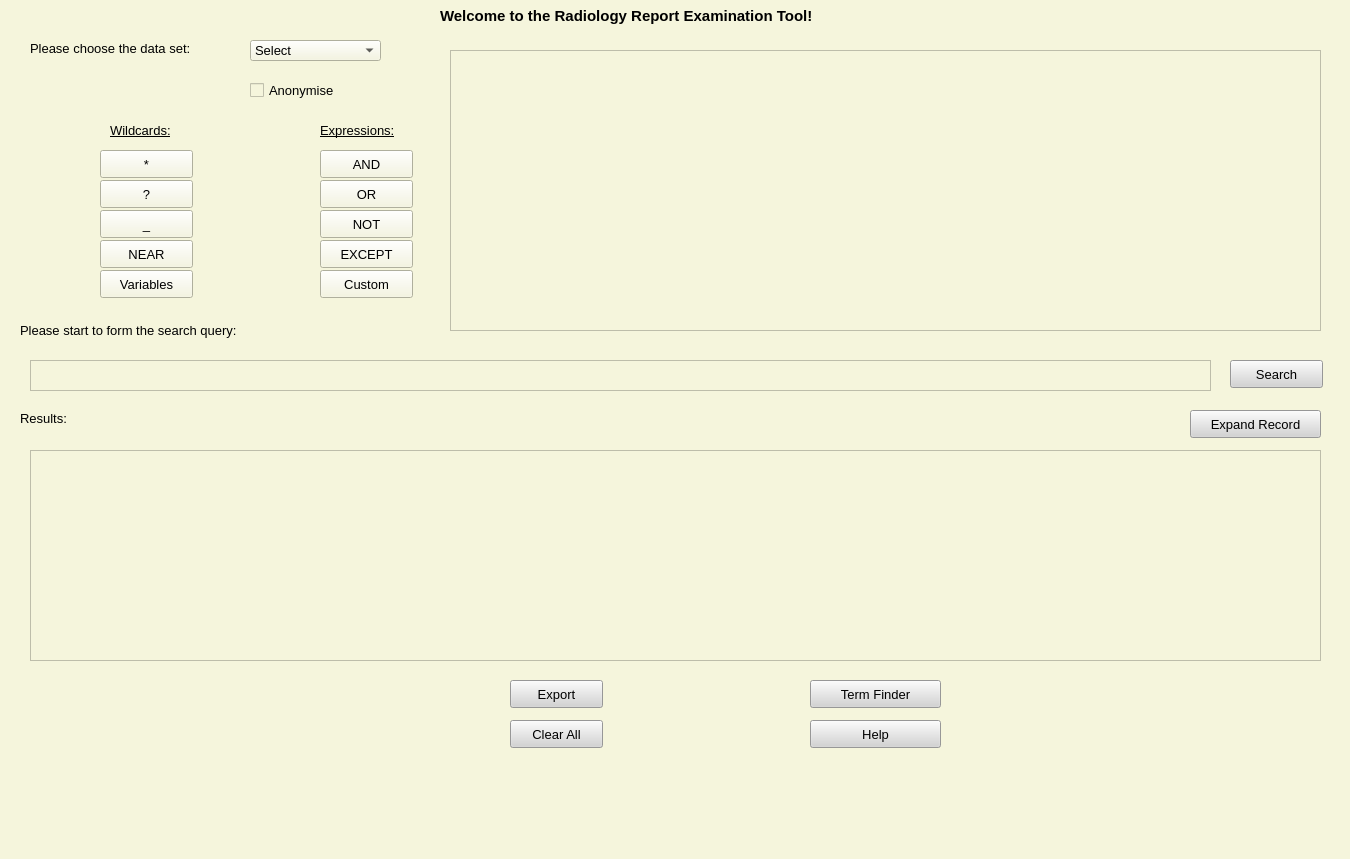
<?xml version="1.0" encoding="UTF-8"?>
<ui version="4.0">
 <class>MainWindow</class>
 <widget class="QMainWindow" name="MainWindow">
  <property name="geometry">
   <rect>
    <x>0</x>
    <y>0</y>
    <width>1350</width>
    <height>859</height>
   </rect>
  </property>
  <property name="windowTitle">
   <string>MainWindow</string>
  </property>
  <property name="layoutDirection">
   <enum>Qt::LeftToRight</enum>
  </property>
  <property name="styleSheet">
   <string notr="true">background-color: beige;</string>
  </property>
  <widget class="QWidget" name="centralwidget">
   <widget class="QPushButton" name="but_manual">
    <property name="geometry">
     <rect>
      <x>1230</x>
      <y>360</y>
      <width>93</width>
      <height>28</height>
     </rect>
    </property>
    <property name="font">
     <font>
      <pointsize>10</pointsize>
     </font>
    </property>
    <property name="layoutDirection">
     <enum>Qt::RightToLeft</enum>
    </property>
    <property name="styleSheet">
     <string notr="true">background-color: lightgrey;</string>
    </property>
    <property name="text">
     <string>Search</string>
    </property>
   </widget>
   <widget class="QLabel" name="lab_dataset">
    <property name="geometry">
     <rect>
      <x>30</x>
      <y>40</y>
      <width>211</width>
      <height>16</height>
     </rect>
    </property>
    <property name="font">
     <font>
      <pointsize>10</pointsize>
     </font>
    </property>
    <property name="text">
     <string>Please choose the data set:</string>
    </property>
   </widget>
   <widget class="QComboBox" name="comboBox">
    <property name="geometry">
     <rect>
      <x>250</x>
      <y>40</y>
      <width>131</width>
      <height>21</height>
     </rect>
    </property>
    <property name="font">
     <font>
      <pointsize>10</pointsize>
     </font>
    </property>
    <property name="currentText">
     <string>Select</string>
    </property>
    <item>
     <property name="text">
      <string>Select</string>
     </property>
    </item>
    <item>
     <property name="text">
      <string>transcripts.csv</string>
     </property>
    </item>
    <item>
     <property name="text">
      <string>beers.csv</string>
     </property>
    </item>
    <item>
     <property name="text">
      <string>medical.csv</string>
     </property>
    </item>
   </widget>
   <widget class="QLabel" name="lab_query">
    <property name="geometry">
     <rect>
      <x>20</x>
      <y>320</y>
      <width>281</width>
      <height>21</height>
     </rect>
    </property>
    <property name="font">
     <font>
      <pointsize>10</pointsize>
     </font>
    </property>
    <property name="text">
     <string>Please start to form the search query:</string>
    </property>
   </widget>
   <widget class="QTextEdit" name="ent_manual">
    <property name="geometry">
     <rect>
      <x>30</x>
      <y>360</y>
      <width>1181</width>
      <height>31</height>
     </rect>
    </property>
   </widget>
   <widget class="QTableView" name="table_results">
    <property name="geometry">
     <rect>
      <x>30</x>
      <y>450</y>
      <width>1291</width>
      <height>211</height>
     </rect>
    </property>
    <property name="styleSheet">
     <string notr="true">background-color: #F5F5DC;</string>
    </property>
   </widget>
   <widget class="QLabel" name="leedslogo">
    <property name="geometry">
     <rect>
      <x>50</x>
      <y>670</y>
      <width>311</width>
      <height>91</height>
     </rect>
    </property>
    <property name="text">
     <string/>
    </property>
    <property name="pixmap">
     <pixmap>leeds2.png</pixmap>
    </property>
    <property name="scaledContents">
     <bool>true</bool>
    </property>
   </widget>
   <widget class="QLabel" name="nhslogo">
    <property name="geometry">
     <rect>
      <x>1050</x>
      <y>670</y>
      <width>271</width>
      <height>101</height>
     </rect>
    </property>
    <property name="text">
     <string/>
    </property>
    <property name="pixmap">
     <pixmap resource="designer_images.qrc">:/nhs/nhs.jpeg</pixmap>
    </property>
    <property name="scaledContents">
     <bool>true</bool>
    </property>
   </widget>
   <widget class="QPushButton" name="but_export">
    <property name="geometry">
     <rect>
      <x>510</x>
      <y>680</y>
      <width>93</width>
      <height>28</height>
     </rect>
    </property>
    <property name="font">
     <font>
      <pointsize>10</pointsize>
     </font>
    </property>
    <property name="styleSheet">
     <string notr="true">background-color: lightgrey;</string>
    </property>
    <property name="text">
     <string>Export</string>
    </property>
   </widget>
   <widget class="QLabel" name="lab_results">
    <property name="geometry">
     <rect>
      <x>20</x>
      <y>410</y>
      <width>91</width>
      <height>16</height>
     </rect>
    </property>
    <property name="font">
     <font>
      <pointsize>10</pointsize>
     </font>
    </property>
    <property name="text">
     <string>Results:</string>
    </property>
   </widget>
   <widget class="QLabel" name="lab_title">
    <property name="geometry">
     <rect>
      <x>440</x>
      <y>0</y>
      <width>481</width>
      <height>31</height>
     </rect>
    </property>
    <property name="font">
     <font>
      <pointsize>11</pointsize>
      <weight>75</weight>
      <bold>true</bold>
     </font>
    </property>
    <property name="text">
     <string>Welcome to the Radiology Report Examination Tool!</string>
    </property>
    <property name="textFormat">
     <enum>Qt::AutoText</enum>
    </property>
   </widget>
   <widget class="QTextEdit" name="textEdit">
    <property name="geometry">
     <rect>
      <x>450</x>
      <y>50</y>
      <width>871</width>
      <height>281</height>
     </rect>
    </property>
    <property name="autoFillBackground">
     <bool>false</bool>
    </property>
   </widget>
   <widget class="QPushButton" name="but_clear">
    <property name="geometry">
     <rect>
      <x>510</x>
      <y>720</y>
      <width>93</width>
      <height>28</height>
     </rect>
    </property>
    <property name="font">
     <font>
      <pointsize>10</pointsize>
     </font>
    </property>
    <property name="styleSheet">
     <string notr="true">background-color: lightgrey;</string>
    </property>
    <property name="text">
     <string>Clear All</string>
    </property>
   </widget>
   <widget class="QPushButton" name="but_help">
    <property name="geometry">
     <rect>
      <x>810</x>
      <y>720</y>
      <width>131</width>
      <height>28</height>
     </rect>
    </property>
    <property name="font">
     <font>
      <pointsize>10</pointsize>
     </font>
    </property>
    <property name="styleSheet">
     <string notr="true">background-color: lightgrey;</string>
    </property>
    <property name="text">
     <string>Help</string>
    </property>
   </widget>
   <widget class="QPushButton" name="but_expand">
    <property name="geometry">
     <rect>
      <x>1190</x>
      <y>410</y>
      <width>131</width>
      <height>28</height>
     </rect>
    </property>
    <property name="font">
     <font>
      <pointsize>10</pointsize>
     </font>
    </property>
    <property name="styleSheet">
     <string notr="true">background-color: lightgrey;</string>
    </property>
    <property name="text">
     <string>Expand Record</string>
    </property>
   </widget>
   <widget class="QPushButton" name="but_star">
    <property name="geometry">
     <rect>
      <x>100</x>
      <y>150</y>
      <width>93</width>
      <height>28</height>
     </rect>
    </property>
    <property name="font">
     <font>
      <pointsize>10</pointsize>
     </font>
    </property>
    <property name="text">
     <string>*</string>
    </property>
   </widget>
   <widget class="QPushButton" name="but_or">
    <property name="geometry">
     <rect>
      <x>320</x>
      <y>180</y>
      <width>93</width>
      <height>28</height>
     </rect>
    </property>
    <property name="font">
     <font>
      <pointsize>10</pointsize>
     </font>
    </property>
    <property name="text">
     <string>OR</string>
    </property>
   </widget>
   <widget class="QPushButton" name="but_not">
    <property name="geometry">
     <rect>
      <x>320</x>
      <y>210</y>
      <width>93</width>
      <height>28</height>
     </rect>
    </property>
    <property name="font">
     <font>
      <pointsize>10</pointsize>
     </font>
    </property>
    <property name="text">
     <string>NOT</string>
    </property>
   </widget>
   <widget class="QPushButton" name="but_except">
    <property name="geometry">
     <rect>
      <x>320</x>
      <y>240</y>
      <width>93</width>
      <height>28</height>
     </rect>
    </property>
    <property name="font">
     <font>
      <pointsize>10</pointsize>
     </font>
    </property>
    <property name="text">
     <string>EXCEPT</string>
    </property>
   </widget>
   <widget class="QPushButton" name="but_and">
    <property name="geometry">
     <rect>
      <x>320</x>
      <y>150</y>
      <width>93</width>
      <height>28</height>
     </rect>
    </property>
    <property name="font">
     <font>
      <pointsize>10</pointsize>
     </font>
    </property>
    <property name="text">
     <string>AND</string>
    </property>
   </widget>
   <widget class="QPushButton" name="but_q">
    <property name="geometry">
     <rect>
      <x>100</x>
      <y>180</y>
      <width>93</width>
      <height>28</height>
     </rect>
    </property>
    <property name="font">
     <font>
      <pointsize>10</pointsize>
     </font>
    </property>
    <property name="text">
     <string>?</string>
    </property>
   </widget>
   <widget class="QPushButton" name="but_und">
    <property name="geometry">
     <rect>
      <x>100</x>
      <y>210</y>
      <width>93</width>
      <height>28</height>
     </rect>
    </property>
    <property name="font">
     <font>
      <pointsize>10</pointsize>
     </font>
    </property>
    <property name="text">
     <string>_</string>
    </property>
   </widget>
   <widget class="QLabel" name="lab_query_2">
    <property name="geometry">
     <rect>
      <x>110</x>
      <y>120</y>
      <width>81</width>
      <height>21</height>
     </rect>
    </property>
    <property name="font">
     <font>
      <pointsize>10</pointsize>
      <underline>true</underline>
     </font>
    </property>
    <property name="text">
     <string>Wildcards:</string>
    </property>
   </widget>
   <widget class="QLabel" name="lab_query_3">
    <property name="geometry">
     <rect>
      <x>320</x>
      <y>120</y>
      <width>101</width>
      <height>21</height>
     </rect>
    </property>
    <property name="font">
     <font>
      <pointsize>10</pointsize>
      <underline>true</underline>
     </font>
    </property>
    <property name="text">
     <string>Expressions:</string>
    </property>
   </widget>
   <widget class="QPushButton" name="but_termfind">
    <property name="geometry">
     <rect>
      <x>810</x>
      <y>680</y>
      <width>131</width>
      <height>28</height>
     </rect>
    </property>
    <property name="font">
     <font>
      <pointsize>10</pointsize>
     </font>
    </property>
    <property name="styleSheet">
     <string notr="true">background-color: lightgrey;</string>
    </property>
    <property name="text">
     <string>Term Finder</string>
    </property>
   </widget>
   <widget class="QPushButton" name="but_near">
    <property name="geometry">
     <rect>
      <x>100</x>
      <y>240</y>
      <width>93</width>
      <height>28</height>
     </rect>
    </property>
    <property name="font">
     <font>
      <pointsize>10</pointsize>
     </font>
    </property>
    <property name="text">
     <string>NEAR</string>
    </property>
   </widget>
   <widget class="QPushButton" name="but_variables">
    <property name="geometry">
     <rect>
      <x>100</x>
      <y>270</y>
      <width>93</width>
      <height>28</height>
     </rect>
    </property>
    <property name="font">
     <font>
      <pointsize>10</pointsize>
     </font>
    </property>
    <property name="text">
     <string>Variables</string>
    </property>
   </widget>
   <widget class="QPushButton" name="but_custom">
    <property name="geometry">
     <rect>
      <x>320</x>
      <y>270</y>
      <width>93</width>
      <height>28</height>
     </rect>
    </property>
    <property name="font">
     <font>
      <pointsize>10</pointsize>
     </font>
    </property>
    <property name="text">
     <string>Custom</string>
    </property>
   </widget>
   <widget class="QCheckBox" name="check_anonymise">
    <property name="geometry">
     <rect>
      <x>250</x>
      <y>80</y>
      <width>121</width>
      <height>20</height>
     </rect>
    </property>
    <property name="font">
     <font>
      <pointsize>10</pointsize>
     </font>
    </property>
    <property name="text">
     <string>Anonymise</string>
    </property>
   </widget>
  </widget>
  <widget class="QMenuBar" name="menubar">
   <property name="geometry">
    <rect>
     <x>0</x>
     <y>0</y>
     <width>1350</width>
     <height>26</height>
    </rect>
   </property>
  </widget>
  <widget class="QStatusBar" name="statusbar"/>
 </widget>
 <resources>
  <include location="designer_images.qrc"/>
 </resources>
 <connections/>
</ui>
